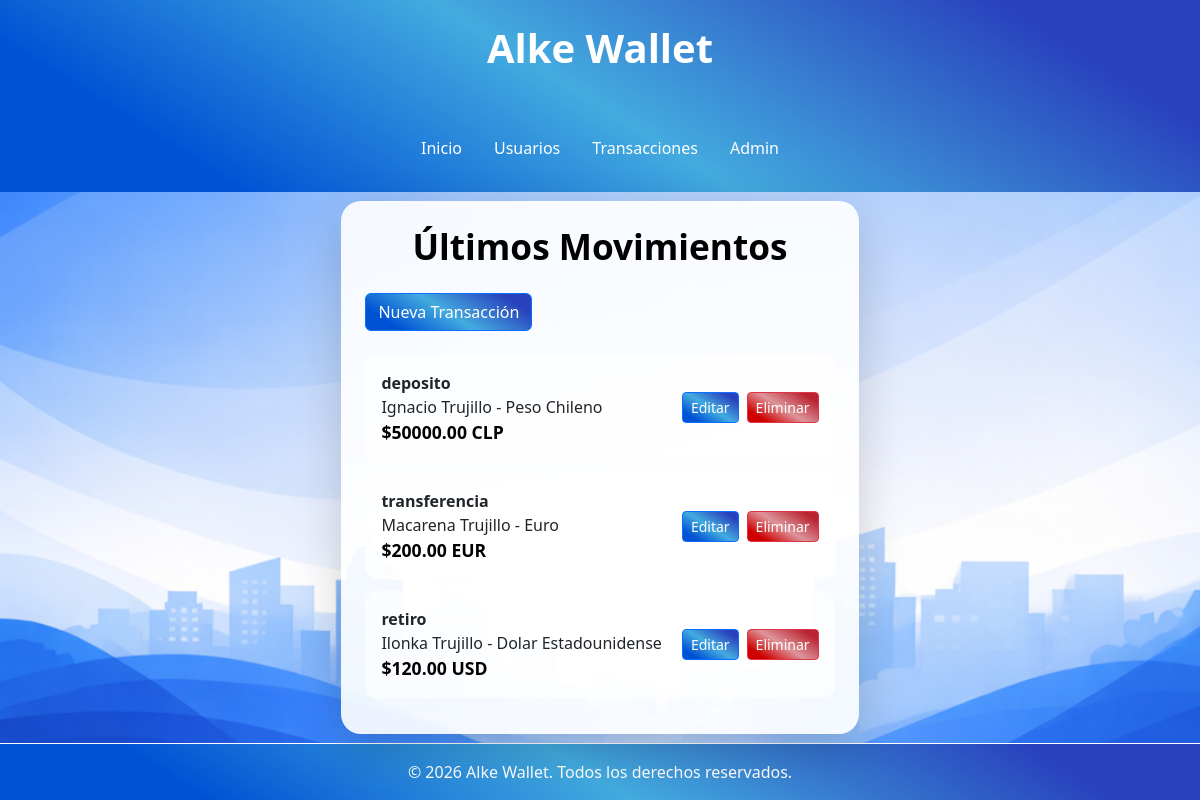
The page /transacciones/ on the database as committed earlier.
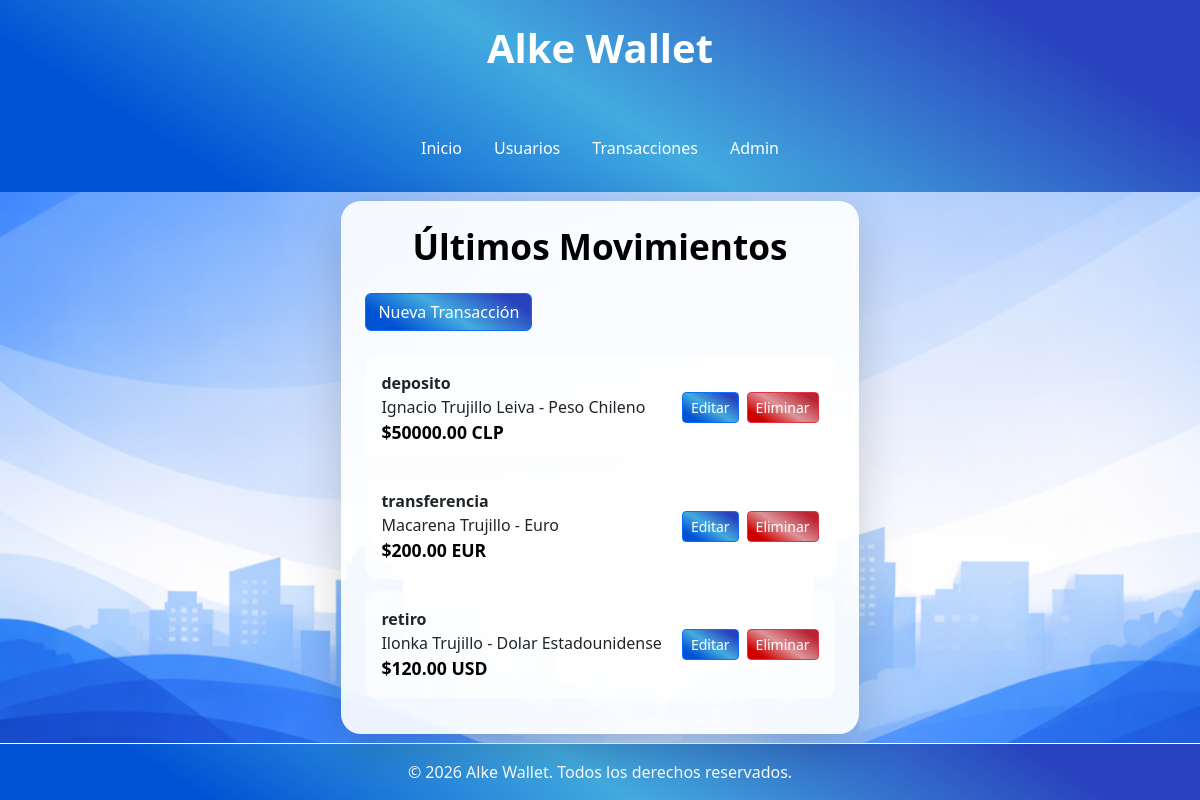
The same page on the database as committed later.
### wallet/models.py (models this page shows, shortened)
class Transaccion(models.Model):
    TIPO_TRANSACCION = [
        ('deposito', 'Depósito'),
        ('retiro', 'Retiro'),
        ('transferencia', 'Transferencia'),
    ]
    usuario = models.ForeignKey(Usuario, on_delete=models.CASCADE, related_name='transacciones')
    moneda = models.ForeignKey(Moneda, on_delete=models.CASCADE, related_name='transacciones')
    monto = models.DecimalField(max_digits=12, decimal_places=2)
    tipo_transaccion = models.CharField(max_length=20, choices=TIPO_TRANSACCION)
    fecha = models.DateTimeField(auto_now_add=True)

class Usuario(models.Model):
    nombre = models.CharField(max_length=100)
    correo = models.EmailField(unique=True)
    saldo = models.DecimalField(max_digits=12, decimal_places=2, default=0)
    fecha_registro = models.DateTimeField(auto_now_add=True)

class Moneda(models.Model):
    nombre = models.CharField(max_length=50)
    simbolo = models.CharField(max_length=10)

### wallet/views.py (the view)
# urls.py: path('transacciones/', TransaccionListView.as_view(), name='transaccion_list'),
class TransaccionListView(ListView):
    model = Transaccion
    template_name = 'wallet/transaccion_list.html'
    context_object_name = 'transacciones'

### wallet/templates/wallet/transaccion_list.html (shortened to what this page needs)
{% extends 'wallet/base.html' %}
{% block content %}
<div class="transactions-container">
    <div class="card card-base transactions-card shadow-lg p-4">
        <h2 class="title">Últimos Movimientos</h2>
        <div class="actions-top mb-4">
            <a href="{% url 'transaccion_create' %}" class="btn btn-primary btn-md">
                Nueva Transacción
            </a>
        </div>
        <div class="transactions-list">
            {% for transaccion in transacciones %}
            <div class="transaction-item">
                <div class="transaction-left">
                    <div class="transaction-info">
                        <strong>{{ transaccion.tipo_transaccion }}</strong>
                    </div>
                    <div>
                        <span>
                            {{ transaccion.usuario.nombre }} - {{ transaccion.moneda.nombre }}
                        </span>
                    </div>
                    <div class="transaction-amount">
                        ${{ transaccion.monto }} {{ transaccion.moneda.simbolo }}
                    </div>
                </div>
                <div class="transaction-right">
                    <div class="transaction-actions">
                        <a href="{% url 'transaccion_update' transaccion.pk %}" class="btn btn-primary btn-sm">
                            Editar
                        </a>
                        <a href="{% url 'transaccion_delete' transaccion.pk %}" class="btn btn-danger btn-sm">
                            Eliminar
                        </a>
                    </div>
                </div>
            </div>
            {% empty %}
            <p class="empty">No hay transacciones registradas.</p>
            {% endfor %}
        </div>
    </div>
</div>
{% endblock %}

Rows that differ between the two databases and show on the page:
changed through a linked row, Transaccion "deposito": usuario.nombre "Ignacio Trujillo" → "Ignacio Trujillo Leiva"
